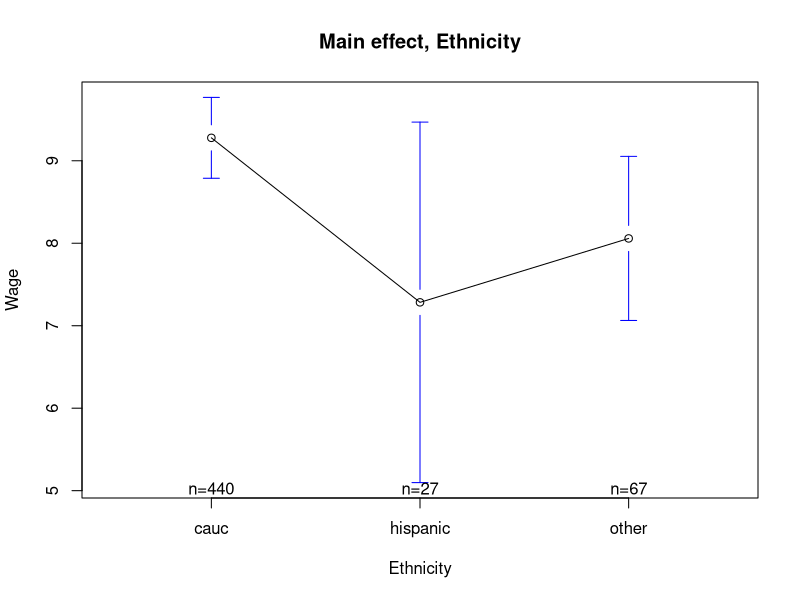
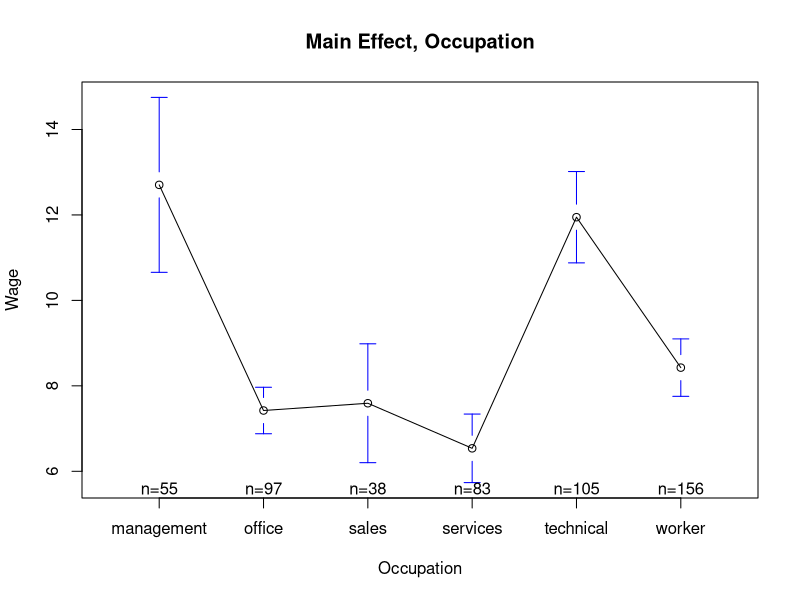
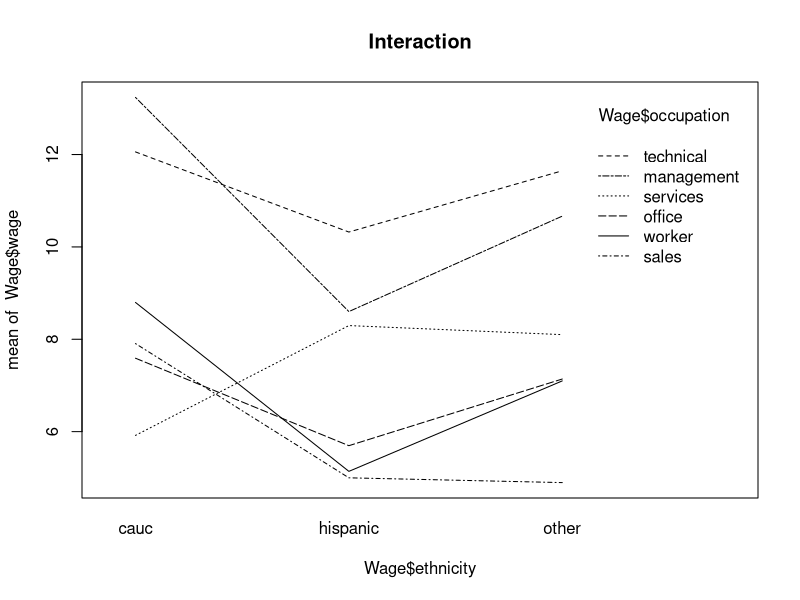
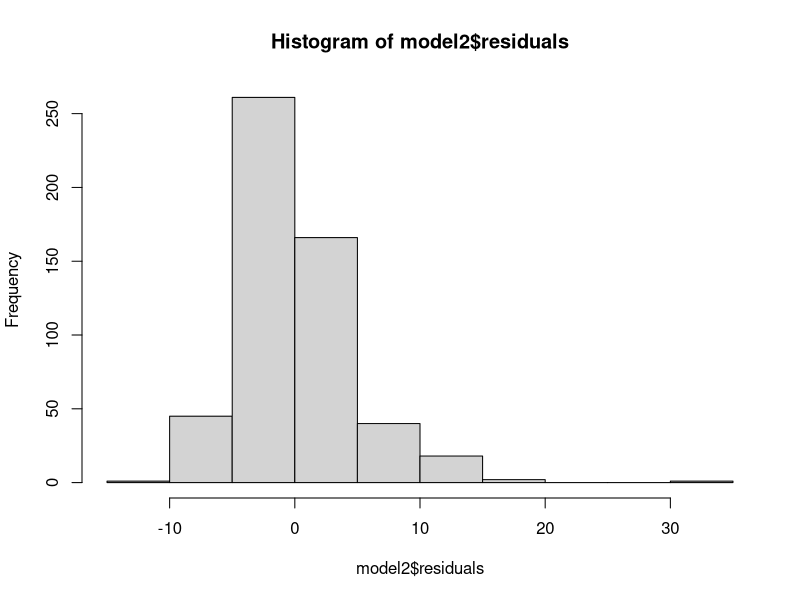

The R source for these figures, in order:
## ---- chunk 1
Wage=read.csv('Wage.csv');
library(gplots)
library(lme4)
library(dplyr)
attach(Wage)
## ---- chunk 2
Wage <- Wage %>% mutate(across(c(ethnicity, occupation), factor))
#Wage

# Main effects plot
library(gplots)
#par(mfrow=c(1,3))
plotmeans(
  wage ~ ethnicity,
  data = Wage,
  xlab = "Ethnicity",
  ylab = "Wage",
  main = "Main effect, Ethnicity"
)
plotmeans(
  wage ~ occupation,
  data = Wage,
  xlab = "Occupation",
  ylab = "Wage",
  main = "Main Effect, Occupation"
)
interaction.plot(Wage$ethnicity, Wage$occupation, Wage$wage, main = "Interaction")
## ---- chunk 3
model2 <- aov(wage ~ occupation*ethnicity, data = Wage)
summary(model2)

# Test for normality 
library(car)

# Checking for homoscedasticity 
leveneTest(wage ~ occupation, data = Wage)

leveneTest(wage ~ ethnicity, data = Wage)

# Checking for normality of residuals 
shapiro.test(model2$residuals)

hist(model2$residuals)
## ---- chunk 4
# Checking for balanced 
table(Wage$occupation, Wage$ethnicity)
## ---- chunk 5
model3 <- aov(wage ~ occupation + ethnicity, data = Wage)
summary(model3)

fitREML <- lmer(wage ~ (1 |occupation)  + (1 |ethnicity), data = Wage, REML = TRUE)
summary(fitREML)
## ---- chunk 6
sessionInfo()
